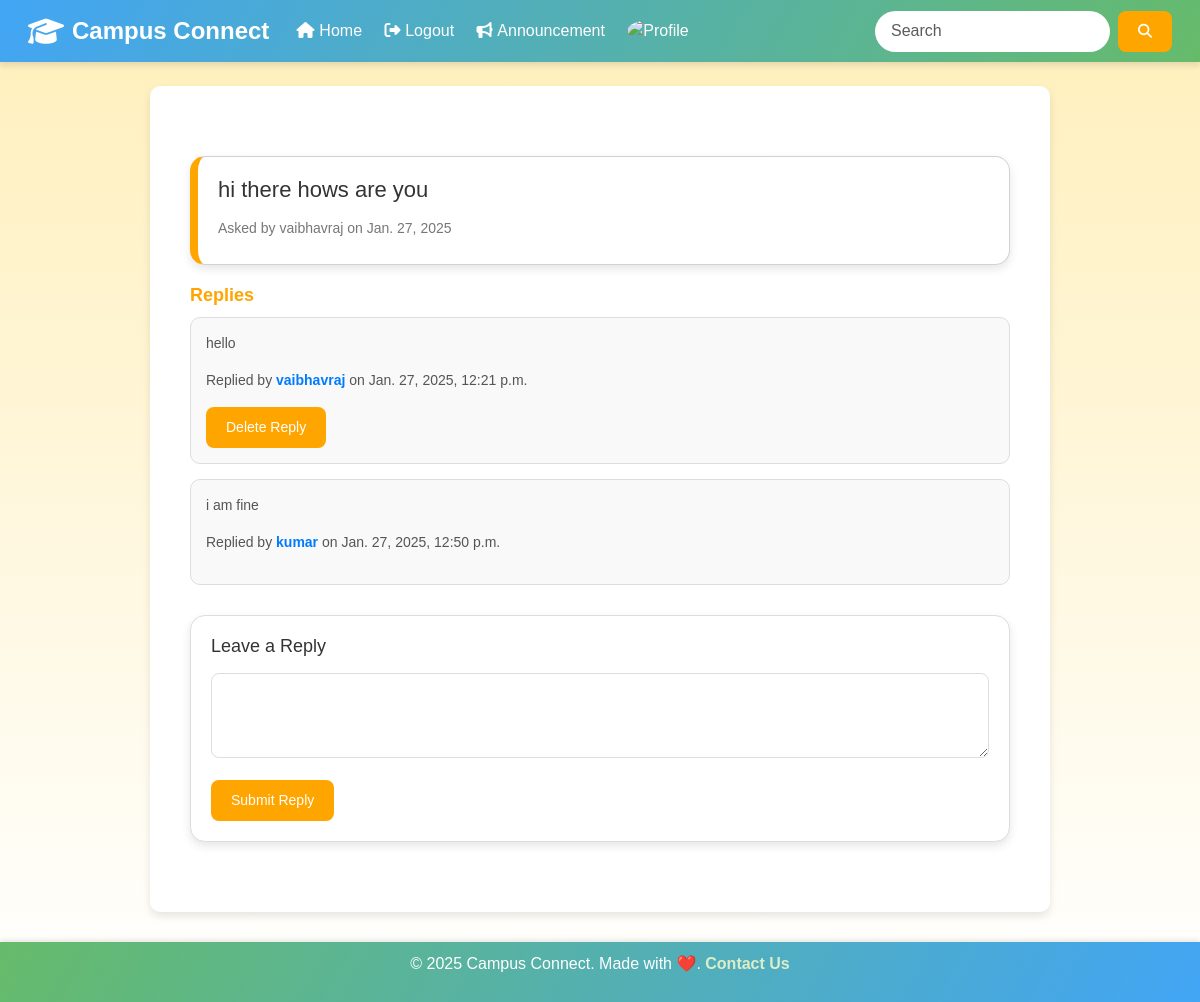
The page /question/100/ (signed in) on the database its author committed.
### student/models.py (models this page shows, shortened)
class questions(models.Model):
    user = models.ForeignKey(User,on_delete=models.CASCADE)
    question_text = models.TextField(max_length=240)
    created_on = models.DateField(auto_now_add=True)
    upvotes = models.ManyToManyField(User, related_name="question_upvotes", blank=True)
    downvotes = models.ManyToManyField(User, related_name="question_downvotes", blank=True)

class reply(models.Model):
    question = models.ForeignKey(questions, on_delete= models.CASCADE,related_name='replies')
    user = models.ForeignKey(User,on_delete= models.CASCADE)
    reply_text = models.TextField(max_length=240)
    created_on = models.DateTimeField(auto_now_add=True)

### student/views.py (the view)
# urls.py: path('question/<int:question_id>/', views.question_detail, name='question_detail'),
@login_required
def question_detail(request, question_id):
    question = get_object_or_404(questions, id=question_id)
    replies = question.replies.all()  # Fetch all replies related to this question
    if request.method == 'POST':
        form = ReplyForm(request.POST)
        if form.is_valid():
            new_reply = form.save(commit=False)
            new_reply.user = request.user
            new_reply.question = question
            new_reply.save()
            if question.user.email:
                subject = 'New Comment on Your Question'
                message = (
                    f'Hi {question.user.username},\n\n'
                    f'Your question "{question.question_text}" has received a new comment.\n\n'
                )
                from_email = 'your-email@example.com'
                recipient_list = [question.user.email]
                send_email_async(subject, message, from_email, recipient_list)
            return redirect('question_detail', question_id=question.id)
    else:
        form = ReplyForm()
    return render(request, 'question_detail.html', {
        'question': question,
        'replies': replies,
        'form': form
    })

### student/forms.py
class ReplyForm(forms.ModelForm):
    class Meta:
        model = reply
        fields = ['reply_text']  # Only include the text field in the form
        widgets = {
            'reply_text': forms.Textarea(attrs={'rows': 3, 'cols': 40}),
        }

### student/templates/question_detail.html (shortened to what this page needs)
{% extends "base.html" %}
{% block content%}
<!DOCTYPE html>
<html lang="en">
  <head>
  </head>
  <body>
    <div class="container">
      <div class="card">
        <h2>{{ question.question_text }}</h2>
        <p>Asked by <span class="username">{{ question.user.username }}</span> on {{ question.created_on }}</p>
      </div>
      <h3 class="replies-title">Replies</h3>
      {% if replies %}
        {% for reply in replies %}
        <div class="reply-card">
          <p>{{ reply.reply_text }}</p>
          <p class="reply-info">
            Replied by <span class="username">{{ reply.user.username }}</span> on {{ reply.created_on }}
          </p>
          {% if request.user == reply.user %}
          <form action="{% url 'delete_reply' reply.id %}" method="POST">
            <button type="submit" class="btn">Delete Reply</button>
          </form>
          {% endif %}
        </div>
        {% endfor %}
      {% else %}
      <p class="no-replies">No replies yet. Be the first to reply!</p>
      {% endif %}
      <div class="reply-form">
        <h3>Leave a Reply</h3>
        <form method="post">
          {{ form.reply_text }}
          <button type="submit" class="btn">Submit Reply</button>
        </form>
      </div>
    </div>
  </body>
</html>
{% endblock %}

### templates/base.html (style rules this page uses)
body { font-family: "Arial", sans-serif; background: linear-gradient(to bottom, #e3f2fd, #c8e6c9); min-height: 100vh; margin: 0; padding: 0; }

### student/templates/question_detail.html (style rules this page uses)
body { font-family: Arial, sans-serif; margin: 0; padding: 0; background: linear-gradient(to bottom, #ffefba, #ffffff); color: #333; }
.container { max-width: 900px; margin: 30px auto; padding: 20px; }
.card { background-color: #fff; border-radius: 15px; box-shadow: 0 4px 10px rgba(0, 0, 0, 0.1); padding: 20px; margin-bottom: 20px; border-left: 8px solid #ffa500; }
.card h2 { font-size: 22px; color: #333; margin-bottom: 10px; }
.card p { font-size: 14px; color: #777; margin: 5px 0; }
.replies-title { font-size: 18px; margin-top: 20px; margin-bottom: 10px; color: #ffa500; font-weight: bold; }
.reply-card { background-color: #f9f9f9; border-radius: 10px; border: 1px solid #ddd; padding: 15px; margin-bottom: 15px; }
.reply-card p { font-size: 14px; color: #555; }
.reply-info { font-size: 12px; color: #888; margin-top: 10px; }
.reply-info .username { color: #007bff; font-weight: bold; }
.reply-form { background-color: #fff; border-radius: 15px; border: 1px solid #ddd; padding: 20px; margin-top: 30px; box-shadow: 0 4px 10px rgba(0, 0, 0, 0.1); }
.reply-form h3 { font-size: 18px; color: #333; margin-bottom: 15px; }
.reply-form textarea { width: 100%; padding: 10px; border-radius: 8px; border: 1px solid #ddd; margin-bottom: 15px; font-size: 14px; }
.btn { display: inline-block; background-color: #ffa500; color: white; border: none; padding: 10px 20px; border-radius: 8px; font-size: 14px; cursor: pointer; text-align: center; transition: background-color 0.3s ease; }

### rows shown on the page
questions: question_text "hi there hows are you", user.username "vaibhavraj", created_on "Jan. 27, 2025"
reply: reply_text "hello", user.username "vaibhavraj", created_on "Jan. 27, 2025, 12:21 p.m.", shows "Delete Reply"
reply: reply_text "i am fine", user.username "kumar", created_on "Jan. 27, 2025, 12:50 p.m."
